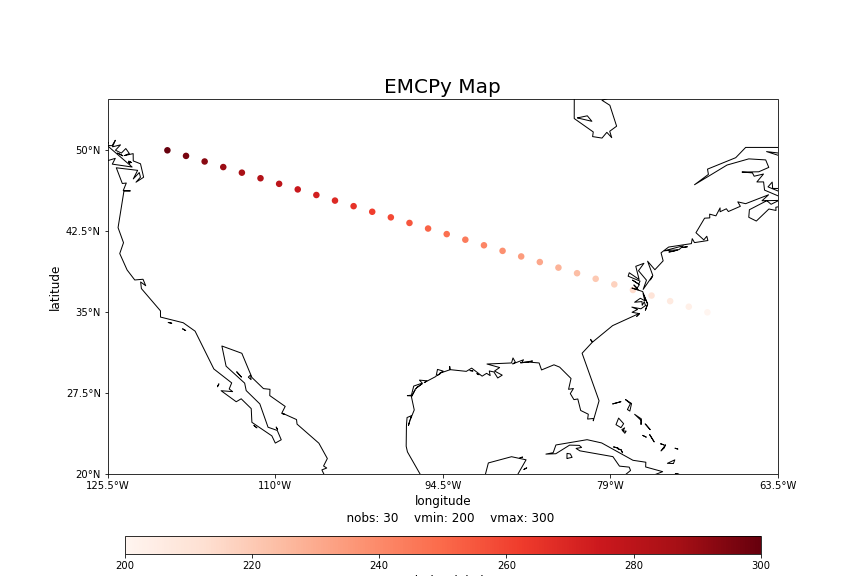

The script that saved this image:
import numpy as np
import matplotlib.pyplot as plt
from emcpy.plots import CreateMap
from emcpy.plots.map_tools import Domain, MapProjection
from emcpy.plots.map_plots import MapScatter

lats = np.linspace(35, 50, 30)
lons = np.linspace(-70, -120, 30)
data = np.linspace(200, 300, 30)

# Create scatter plot on CONUS domian
mymap = CreateMap(figsize=(12, 8),
                  domain=Domain('conus'),
                  proj_obj=MapProjection('plcarr'))
# Add coastlines
mymap.add_features(['coastlines'])

# generate a diagonal line across the US
scatterobj = MapScatter(latitude=lats,
                        longitude=lons,
                        data=data)
# change colormap and markersize
scatterobj.cmap = 'Reds'
scatterobj.markersize = 25

# Draw data onto map
mymap.draw_data([scatterobj])

# Add plot features
mymap.add_colorbar(label='colorbar label',
                   label_fontsize=12, extend='neither')
mymap.add_title(label='EMCPy Map', loc='center',
                fontsize=20)
mymap.add_xlabel(xlabel='longitude')
mymap.add_ylabel(ylabel='latitude')

# annotate some stats
stats_dict = {
    'nobs': len(np.linspace(200, 300, 30)),
    'vmin': 200,
    'vmax': 300,
}
mymap.add_stats_dict(stats_dict=stats_dict)

# Return matplotlib figure
fig = mymap.return_figure()
fig.savefig('map_scatter.png')
